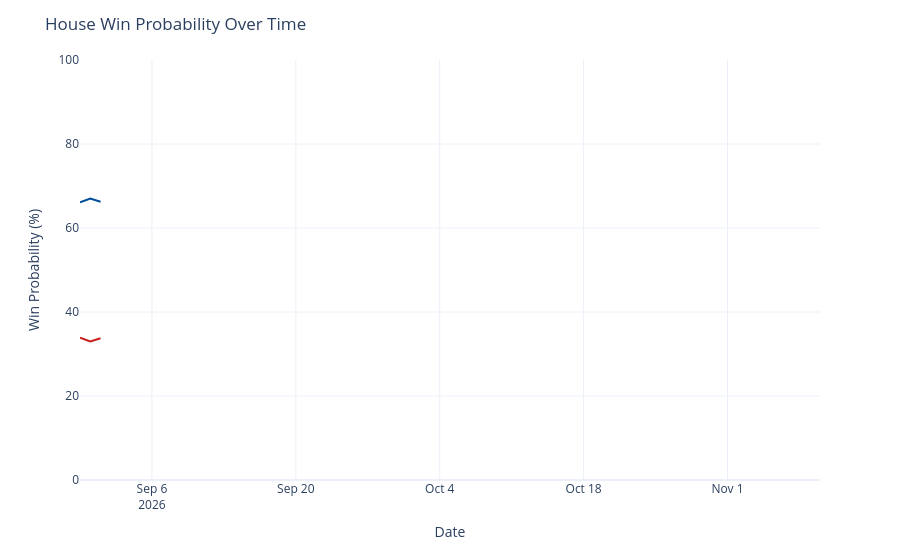

The cell this chart's notebook holds for it:
### Code cell
chance_over_time = output_ts[(output_ts['geo'] == 'US House') &
                             (output_ts['type'] == 'chance')]
chance_over_time['rep_chance'] = chance_over_time['y'].map(lambda x: 100 - x)
chance_over_time = chance_over_time.rename({'y': 'Democrats', 'rep_chance': 'Republicans'}, axis=1)
chance_time_ser = px.line(chance_over_time, x='date', y=['Democrats', 'Republicans'], template='plotly_white',
                         color_discrete_map={'Democrats': '#004b97', 'Republicans': '#c71e1d'},)
chance_time_ser.update_traces(hovertemplate="%{y:.1f}%")
chance_time_ser.update_layout(
    xaxis=dict(range=[pd.to_datetime('2026-08-30'), pd.to_datetime('2026-11-10')]),
    yaxis=dict(range=[0, 100]),
    xaxis_title='Date',
    yaxis_title='Win Probability (%)',
    title=dict(text="House Win Probability Over Time"),
    hovermode="x",
    showlegend=False
)
chance_time_ser

### Figure 1 — Plotly figure (JSON) as saved in the notebook; plotly's stock layout.template omitted (floating-point values rounded to 4 significant figures)
{"data": [{"hovertemplate": "%{y:.1f}%", "legendgroup": "Democrats", "line": {"color": "#004b97", "dash": "solid"}, "marker": {"symbol": "circle"}, "mode": "lines", "name": "Democrats", "orientation": "v", "showlegend": true, "type": "scatter", "x": ["2026-08-30", "2026-08-31", "2026-09-01"], "xaxis": "x", "y": [66.12, 67.02, 66.25], "yaxis": "y"}, {"hovertemplate": "%{y:.1f}%", "legendgroup": "Republicans", "line": {"color": "#c71e1d", "dash": "solid"}, "marker": {"symbol": "circle"}, "mode": "lines", "name": "Republicans", "orientation": "v", "showlegend": true, "type": "scatter", "x": ["2026-08-30", "2026-08-31", "2026-09-01"], "xaxis": "x", "y": [33.88, 32.98, 33.75], "yaxis": "y"}], "layout": {"hovermode": "x", "legend": {"title": {"text": "variable"}, "tracegroupgap": 0}, "margin": {"t": 60}, "showlegend": false, "title": {"text": "House Win Probability Over Time"}, "xaxis": {"anchor": "y", "domain": [0, 1], "range": ["2026-08-30T00:00:00", "2026-11-10T00:00:00"], "title": {"text": "Date"}}, "yaxis": {"anchor": "x", "domain": [0, 1], "range": [0, 100], "title": {"text": "Win Probability (%)"}}}}
